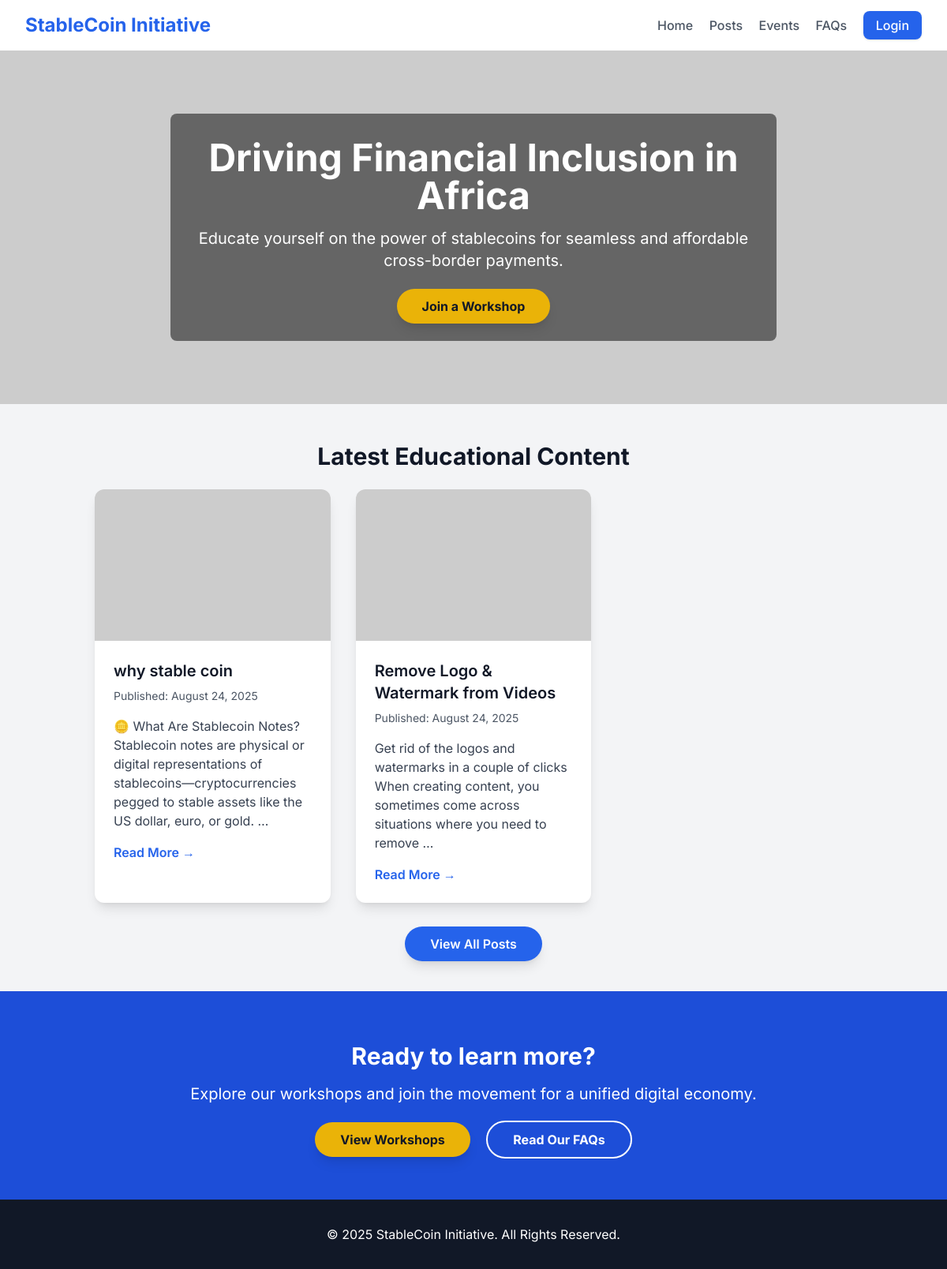
The page / on the database its author committed.
### core/models.py (models this page shows, shortened)
class Post(models.Model):
    POST_TYPES = (
        ('text', 'Text'),
        ('image', 'Image'),
        ('video', 'Video'),
    )
    LANGUAGES = (
        ('en', 'English'),
        ('sw', 'Swahili'),
    )
    title = models.CharField(max_length=255)
    content = models.TextField(blank=True)
    image = models.ImageField(upload_to='images/', blank=True, null=True)
    video = models.FileField(upload_to='videos/', blank=True, null=True)
    post_type = models.CharField(max_length=10, choices=POST_TYPES)
    language = models.CharField(max_length=2, choices=LANGUAGES)
    created_at = models.DateTimeField(auto_now_add=True)

### core/views.py (the view, shortened to what this page needs)
# urls.py: path('', views.home, name='home'),
def home(request):
    lang = request.GET.get('lang', 'en')
    all_posts = Post.objects.filter(language=lang).order_by('-created_at')
    paginator = Paginator(all_posts, 5)
    page_number = request.GET.get('page')
    page_obj = paginator.get_page(page_number)
    event = Event.objects.filter(show=True).order_by('date').first()
    context = {
        'posts': page_obj,
        'event': event,
        'lang': lang,
    }
    return render(request, 'core/home.html', context)

### core/templates/core/home.html (shortened to what this page needs)
<!DOCTYPE html>
<html lang="en">
<head>
    <script src="https://cdn.tailwindcss.com"></script>
</head>
<body class="bg-gray-100 text-gray-800">
    <nav class="bg-white shadow-lg py-4 px-8 flex justify-between items-center">
        <div class="text-2xl font-bold text-blue-600">StableCoin Initiative</div>
        <div class="space-x-4">
            <a href="{% url 'home' %}" class="text-gray-600 hover:text-blue-600 font-medium transition-colors">Home</a>
            <a href="{% url 'posts_list' %}" class="text-gray-600 hover:text-blue-600 font-medium transition-colors">Posts</a>
            <a href="{% url 'events_list' %}" class="text-gray-600 hover:text-blue-600 font-medium transition-colors">Events</a>
            <a href="{% url 'faqs_list' %}" class="text-gray-600 hover:text-blue-600 font-medium transition-colors">FAQs</a>
            <a href="{% url 'login' %}" class="bg-blue-600 text-white font-medium py-2 px-4 rounded-lg shadow hover:bg-blue-700 transition-colors">Login</a>
        </div>
    </nav>
    <section class="hero text-white py-20 px-8 flex items-center justify-center text-center">
        <div class="max-w-3xl bg-black bg-opacity-50 p-8 rounded-lg">
            <h1 class="text-5xl font-bold mb-4">Driving Financial Inclusion in Africa</h1>
            <p class="text-xl mb-8">Educate yourself on the power of stablecoins for seamless and affordable cross-border payments.</p>
            <a href="{% url 'events_list' %}" class="cta-button bg-yellow-500 text-gray-900 font-bold py-3 px-8 rounded-full shadow-lg hover:bg-yellow-400 transition-colors">Join a Workshop</a>
        </div>
    </section>
    <section class="container mx-auto py-12 px-8">
        <h2 class="text-3xl font-bold text-gray-900 mb-6 text-center">Latest Educational Content</h2>
        {% if posts %}
            <div class="grid grid-cols-1 md:grid-cols-2 lg:grid-cols-3 gap-8">
                {% for post in posts|slice:":3" %}
                    <div class="bg-white rounded-xl shadow-lg overflow-hidden transform hover:scale-105 transition-transform">
                        <img src="https://placehold.co/600x400/808080/ffffff?text=Post+Image" alt="Post Image" class="w-full h-48 object-cover">
                        <div class="p-6">
                            <h3 class="text-xl font-semibold text-gray-900 mb-2">{{ post.title }}</h3>
                            <p class="text-gray-600 text-sm mb-4">Published: {{ post.created_at|date:"F j, Y" }}</p>
                            <p class="text-gray-700">{{ post.content|truncatewords:25 }}</p>
                            <a href="{% url 'posts_list' %}" class="mt-4 inline-block text-blue-600 hover:text-blue-800 font-semibold">Read More &rarr;</a>
                        </div>
                    </div>
                {% endfor %}
            </div>
            <div class="text-center mt-10">
                <a href="{% url 'posts_list' %}" class="bg-blue-600 text-white font-semibold py-3 px-8 rounded-full shadow-lg hover:bg-blue-700 transition-colors">View All Posts</a>
            </div>
        {% else %}
            <p class="text-center text-gray-500">No posts available yet. Please check back later!</p>
        {% endif %}
    </section>
    <section class="bg-blue-700 text-white py-16 px-8 text-center">
        <h2 class="text-3xl font-bold mb-4">Ready to learn more?</h2>
        <p class="text-xl mb-8">Explore our workshops and join the movement for a unified digital economy.</p>
        <a href="{% url 'events_list' %}" class="cta-button bg-yellow-500 text-gray-900 font-bold py-3 px-8 rounded-full shadow-lg hover:bg-yellow-400 transition-colors">View Workshops</a>
        <a href="{% url 'faqs_list' %}" class="cta-button bg-transparent border-2 border-white text-white font-bold py-3 px-8 rounded-full ml-4 hover:bg-white hover:text-blue-700 transition-colors">Read Our FAQs</a>
    </section>
    <footer class="bg-gray-900 text-white py-8 px-8 text-center">
        <p>&copy; 2025 StableCoin Initiative. All Rights Reserved.</p>
    </footer>
</body>
</html>

### core/templates/core/home.html (style rules this page uses)
body { font-family: 'Inter', sans-serif; }
.hero { background-image: url('https://placehold.co/1920x800/60a5fa/ffffff?text=Digital+Currency+for+Africa'); background-size: cover; background-position: center; }
.cta-button { transition: transform 0.2s ease-in-out, box-shadow 0.2s ease-in-out; }

### rows shown on the page
Post: title "why stable coin", created_at "August 24, 2025", content "🪙 What Are Stablecoin Notes? Stablecoin notes are physical or digital representations of stablecoins—cryptocurrencies pegged to stable assets like the US dollar, euro, or gold. …"
Post: title "Remove Logo & Watermark from Videos", created_at "August 24, 2025", content "Get rid of the logos and watermarks in a couple of clicks When creating content, you sometimes come across situations where you need to remove …"
